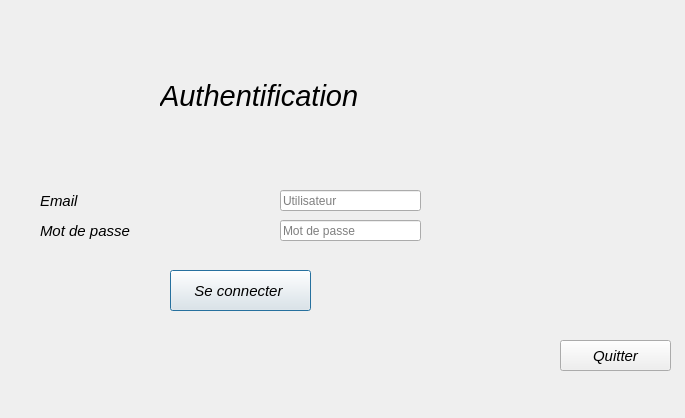
<?xml version="1.0" encoding="UTF-8"?>
<ui version="4.0">
 <class>Authentification</class>
 <widget class="QDialog" name="Authentification">
  <property name="geometry">
   <rect>
    <x>0</x>
    <y>0</y>
    <width>685</width>
    <height>418</height>
   </rect>
  </property>
  <property name="windowTitle">
   <string>Authentification</string>
  </property>
  <widget class="QLabel" name="label_3">
   <property name="geometry">
    <rect>
     <x>40</x>
     <y>220</y>
     <width>131</width>
     <height>21</height>
    </rect>
   </property>
   <property name="font">
    <font>
     <pointsize>11</pointsize>
     <italic>true</italic>
    </font>
   </property>
   <property name="text">
    <string>Mot de passe</string>
   </property>
  </widget>
  <widget class="QLabel" name="label_2">
   <property name="geometry">
    <rect>
     <x>40</x>
     <y>190</y>
     <width>81</width>
     <height>21</height>
    </rect>
   </property>
   <property name="font">
    <font>
     <pointsize>11</pointsize>
     <italic>true</italic>
    </font>
   </property>
   <property name="text">
    <string>Email</string>
   </property>
  </widget>
  <widget class="QLabel" name="label_5">
   <property name="geometry">
    <rect>
     <x>-20</x>
     <y>50</y>
     <width>121</width>
     <height>91</height>
    </rect>
   </property>
   <property name="text">
    <string/>
   </property>
   <property name="pixmap">
    <pixmap>../Downloads/Hanover.png</pixmap>
   </property>
   <property name="scaledContents">
    <bool>true</bool>
   </property>
  </widget>
  <widget class="QLabel" name="label_6">
   <property name="geometry">
    <rect>
     <x>160</x>
     <y>80</y>
     <width>271</width>
     <height>31</height>
    </rect>
   </property>
   <property name="font">
    <font>
     <pointsize>22</pointsize>
     <italic>true</italic>
    </font>
   </property>
   <property name="text">
    <string>Authentification</string>
   </property>
  </widget>
  <widget class="QLineEdit" name="Email">
   <property name="geometry">
    <rect>
     <x>280</x>
     <y>190</y>
     <width>141</width>
     <height>21</height>
    </rect>
   </property>
   <property name="placeholderText">
    <string>Utilisateur</string>
   </property>
  </widget>
  <widget class="QLineEdit" name="password">
   <property name="geometry">
    <rect>
     <x>280</x>
     <y>220</y>
     <width>141</width>
     <height>21</height>
    </rect>
   </property>
   <property name="echoMode">
    <enum>QLineEdit::Password</enum>
   </property>
   <property name="placeholderText">
    <string>Mot de passe</string>
   </property>
  </widget>
  <widget class="QPushButton" name="Register">
   <property name="geometry">
    <rect>
     <x>170</x>
     <y>270</y>
     <width>141</width>
     <height>41</height>
    </rect>
   </property>
   <property name="font">
    <font>
     <pointsize>11</pointsize>
     <italic>true</italic>
    </font>
   </property>
   <property name="text">
    <string>Se connecter </string>
   </property>
  </widget>
  <widget class="QPushButton" name="Quitter">
   <property name="geometry">
    <rect>
     <x>560</x>
     <y>340</y>
     <width>111</width>
     <height>31</height>
    </rect>
   </property>
   <property name="font">
    <font>
     <pointsize>11</pointsize>
     <italic>true</italic>
    </font>
   </property>
   <property name="text">
    <string>Quitter</string>
   </property>
  </widget>
 </widget>
 <resources/>
 <connections/>
</ui>
